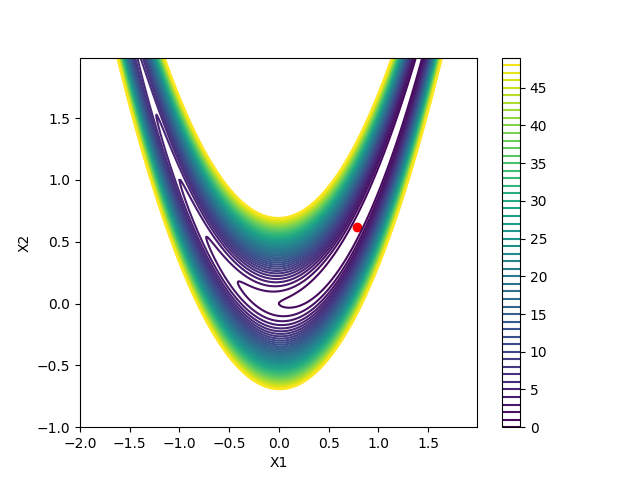

Generate this figure with Python:
from scipy.optimize import minimize
from scipy.optimize import NonlinearConstraint, LinearConstraint
import matplotlib.pyplot as plt
import numpy as np

def f(x):
    return (1-x[0])**2+100*(x[1]-x[0]**2)**2

def plot_f(ans):
    x1 = np.arange(-2,2,0.01)
    x2 = np.arange(-1,2,0.01)
    X1, X2 = np.meshgrid(x1,x2)
    Z1 = (1-X1)**2+100*(X2-X1**2)**2

    fig, axs = plt.subplots()
    levels = np.arange(0,50,1)
    CS = axs.contour(X1,X2,Z1,levels=levels)
    CB = fig.colorbar(CS)
    axs.scatter(ans[0],ans[1],c='r')
    axs.set_xlabel("X1")
    axs.set_ylabel("X2")
    plt.show()

def constraint1(x):
    return 1-(x[0]**2+x[1]**2)

def constraint2(x):
    return 5-(x[0]+3*x[1])

if __name__ == '__main__':
    x0 = np.array([0,0])
    print("Initial Guess:",x0)

    cons = [
        {'type':'ineq','fun':constraint1},
        {'type':'ineq','fun':constraint2}
    ]

    x = minimize(f,x0,constraints=cons)
    print("Solution:",x)

    plot_f(x.x) 
